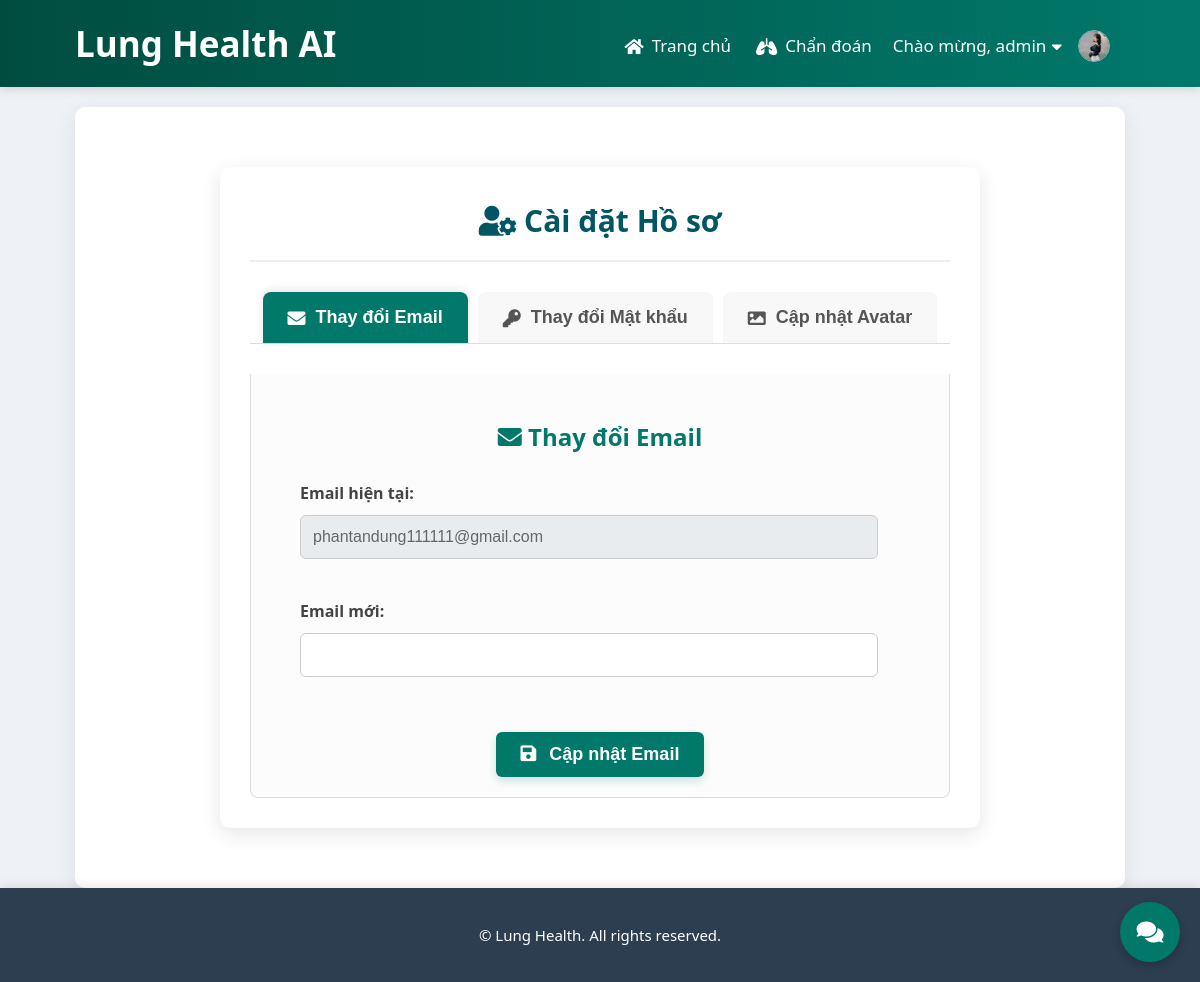
The app's page /profile (signed in) with its own data.
### models.py (models this page shows)
class User(UserMixin, db.Model):
    id = db.Column(db.Integer, primary_key=True)
    email = db.Column(db.String(100), unique=True, nullable=False)
    password = db.Column(db.String(100), nullable=False)
    username = db.Column(db.String(100), unique=True, nullable=False)
    profile_image = db.Column(db.String(255), default='default_avatar.png')
    is_admin = db.Column(db.Boolean, default=False)
    is_banned = db.Column(db.Boolean, default=False)
    ban_until = db.Column(db.DateTime, nullable=True)
    diagnosis_results = db.relationship('DiagnosisResult', backref='user', lazy=True, cascade="all, delete-orphan")

### app.py (the view)
@app.route('/profile')
@login_required
def profile():
    return render_template('profile.html', current_user=current_user)

### app.py (called while the page is built)
@login_manager.user_loader
def load_user(user_id):
    return User.query.get(int(user_id))

### templates/profile.html (shortened to what this page needs)
{% extends 'base.html' %}
{% block content %}
<div class="profile-container">
    <h2><i class="fas fa-user-cog"></i> Cài đặt Hồ sơ</h2>
    <div class="tabs">
        <button class="tab-button active" data-tab="email"><i class="fas fa-envelope"></i> Thay đổi Email</button>
        <button class="tab-button" data-tab="password"><i class="fas fa-key"></i> Thay đổi Mật khẩu</button>
        <button class="tab-button" data-tab="avatar"><i class="fas fa-image"></i> Cập nhật Avatar</button>
    </div>
    <div id="email-tab-content" class="tab-content active">
        <h3><i class="fas fa-envelope"></i> Thay đổi Email</h3>
        <form method="POST" action="{{ url_for('change_email') }}" class="profile-form">
            <div class="form-group">
                <label for="current_email">Email hiện tại:</label>
                <input type="email" id="current_email" value="{{ current_user.email }}" readonly>
            </div>
            <div class="form-group">
                <label for="new_email">Email mới:</label>
                <input type="email" id="new_email" name="new_email" required>
            </div>
            <button type="submit" class="button"><i class="fas fa-save"></i> Cập nhật Email</button>
        </form>
    </div>
</div>
{% endblock %}

### templates/base.html (shortened to what this page needs)
<!DOCTYPE html>
<html lang="vi">
<head>
    <link rel="stylesheet" href="{{ url_for('static', filename='css/style.css') }}">
    <link rel="stylesheet" href="https://cdnjs.cloudflare.com/ajax/libs/font-awesome/5.15.4/css/all.min.css">
</head>
<body>
    <header class="main-header">
        <div class="container header-content">
            <h1 class="site-title"><a href="{{ url_for('index') }}">Lung Health AI</a></h1>
            <nav class="main-nav">
                <a href="{{ url_for('index') }}" class="nav-link"><i class="fas fa-home"></i> Trang chủ</a>
                <a href="{{ url_for('diagnose') }}" class="nav-link"><i class="fas fa-lungs"></i> Chẩn đoán</a>
                {% if current_user.is_authenticated %}
                    <div class="dropdown">
                        <a href="#" class="nav-link dropdown-toggle" id="userDropdown" role="button" aria-haspopup="true" aria-expanded="false">
                            Chào mừng, {{ current_user.username }} <i class="fas fa-caret-down"></i>
                            <img src="{{ url_for('static', filename='uploads/avatars/' + current_user.profile_image) }}" alt="Avatar" class="navbar-avatar">
                        </a>
                    </div>
                {% else %}
                    <a href="{{ url_for('register') }}" class="nav-link"><i class="fas fa-user-plus"></i> Đăng ký</a>
                    <a href="{{ url_for('login') }}" class="nav-link"><i class="fas fa-sign-in-alt"></i> Đăng nhập</a>
                {% endif %}
            </nav>
        </div>
    </header>
    <main>
        <div class="container">
            <div class="page-content">
                {% block content %}{% endblock %}
            </div>
        </div>
    </main>
    <footer class="main-footer">
        <div class="container">
            <p>&copy; {{ current_year }} Lung Health. All rights reserved.</p>
        </div>
    </footer>
    <div class="chatbot-widget-container">
        <button id="chatbotToggleButton" class="chatbot-toggle-button">
            <i class="fas fa-comments"></i>
        </button>
    </div>
</body>
</html>

### templates/base.html (style rules this page uses)
.chatbot-widget-container { position: fixed; bottom: 20px; right: 20px; z-index: 1000; font-family: 'Segoe UI', Tahoma, Geneva, Verdana, sans-serif; }
.chatbot-toggle-button { background-color: #00796b; color: white; border: none; border-radius: 50%; width: 60px; height: 60px; font-size: 24px; display: flex; justify-content: center; align-items: center; cursor: pointer; box-shadow: 0 4px 10px rgba(0, 0, 0, 0.2); transition: background-color 0.3s ease, transform 0.3s ease; }

### records on screen
User: username "admin", profile_image (picture), email "phantandung111111@gmail.com"
